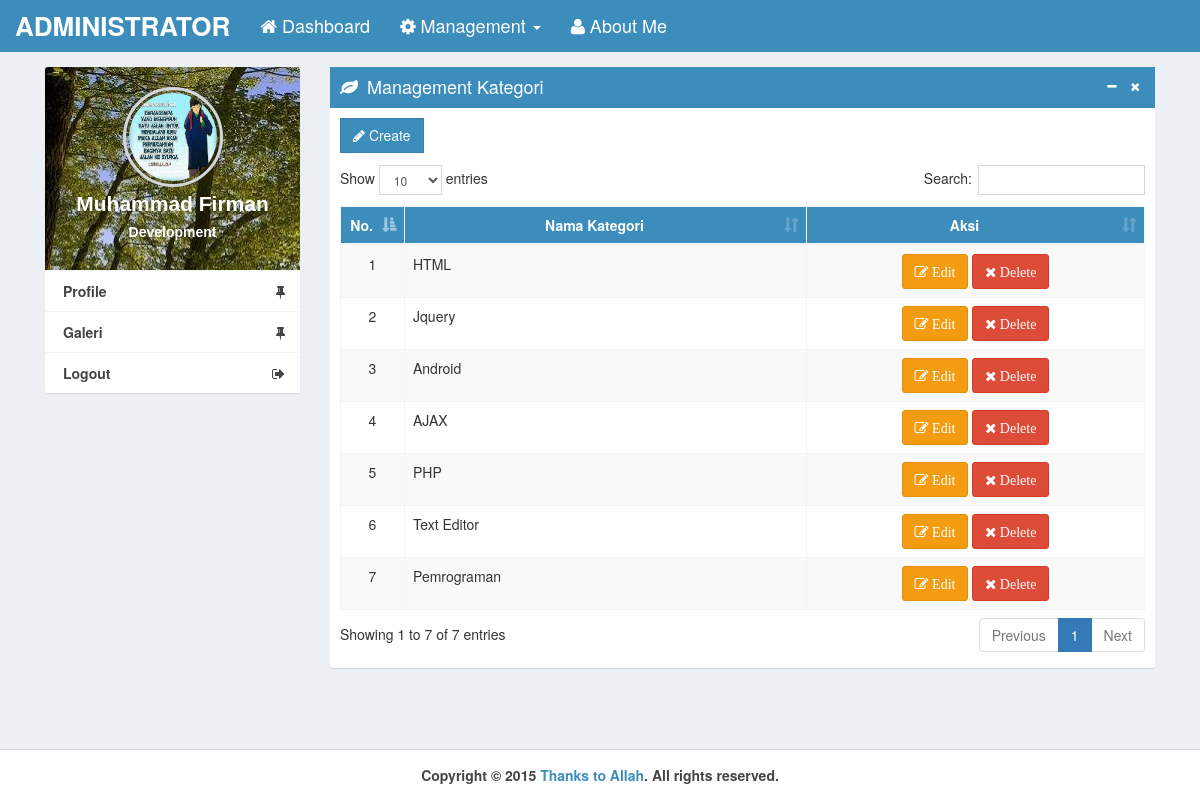
Screenshot of /admin/dashboard/index.php?menu=kategori (signed in) with the database file from the repository.
### tables this page shows
CREATE TABLE IF NOT EXISTS `tb_kategori` (
  `id_kategori` int(11) NOT NULL,
  `nama_kategori` varchar(25) NOT NULL,
  `slug_kategori` varchar(50) NOT NULL
);

### admin/dashboard/form/kategori.php (the view, shortened to what this page needs)
<div class="box box-primary box-solid no-border">
	<div class="box-header">
		<i class="fa fa-leaf"></i>
		<span class="box-title">Management Kategori</span>
		<div class="box-tools">
			<a class="btn btn-box-tool" data-widget="collapse" data-toggle="tooltip" title="hide" data-placement="top"><i class="fa fa-minus"></i></a>
			<a class="btn btn-box-tool" data-widget="remove" data-toggle="tooltip" title="clode" data-placement="top"><i class="fa fa-times"></i></a>
		</div>
	</div>
	<div class="box-body">
	<a class="btn btn-primary btn-flat" data-keyboard="false" data-backdrop="static" data-toggle="modal" data-target="#create_kategori" style="margin-bottom:12px;"><span class="fa fa-pencil"></span> Create</a>
		<div class="table-responsive">
			<table id="example1" class="table table-hover table-striped table-bordered">
				<thead>
					<tr>
						<th width="8%"><center>No.</center></th>
						<th width="50%"><center>Nama Kategori</center></th>
						<th><center>Aksi</center></th>
					</tr>
				</thead>
				<tbody>
					<?php
						$nomer = 1;
						$query = mysqli_query($koneksi,("SELECT * FROM tb_kategori"));
						foreach($query as $data){
					?>
					<tr>
						<td><center><?php echo $nomer; ?></center></td>
						<td><?php echo $data['nama_kategori']; ?></td>
						<td>
							<center>
								<a href="?kategori-edit=<?php echo $data['id_kategori']; ?>" class="btn btn-warning"><span class="fa fa-pencil-square-o"></sapn> Edit</a>
								<a href="?kategori-delete=<?php echo $data['id_kategori']; ?>" onClick="return confirm('anda yakin akan menghapus ini?')" class="btn btn-danger"><span class="fa fa-times"> Delete</span></a>
						</td>
					</tr>
					<?php
						$nomer ++;
						}
					?>
				</tbody>
			</table>
		</div>
	</div>
</div>

### original.css (style rules this page uses)
thead { background-color:#3C8DBC; color:white; }

### rows the page displays
tb_kategori: nama_kategori "HTML"
tb_kategori: nama_kategori "Jquery"
tb_kategori: nama_kategori "Android"
tb_kategori: nama_kategori "AJAX"
tb_kategori: nama_kategori "PHP"
tb_kategori: nama_kategori "Text Editor"
tb_kategori: nama_kategori "Pemrograman"
